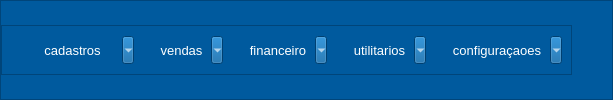
     <widget class="QFrame" name="frame_12">
      <property name="styleSheet">
       <string notr="true">QFrame{
      background-color:#005a9e;
}
</string>
      </property>
      <property name="frameShape">
       <enum>QFrame::StyledPanel</enum>
      </property>
      <property name="frameShadow">
       <enum>QFrame::Raised</enum>
      </property>
      <layout class="QHBoxLayout" name="horizontalLayout_2">
       <property name="leftMargin">
        <number>0</number>
       </property>
       <property name="topMargin">
        <number>0</number>
       </property>
       <property name="rightMargin">
        <number>0</number>
       </property>
       <property name="bottomMargin">
        <number>0</number>
       </property>
       <item>
        <widget class="QFrame" name="framemenuaction">
         <property name="maximumSize">
          <size>
           <width>16777215</width>
           <height>50</height>
          </size>
         </property>
         <property name="styleSheet">
          <string notr="true">QFrame{

        background-color:#005a9e;
}

QToolButton{
        background-color:#005a9e;
        color: white;
        font-size: 13px;
border:none;
padding:5px 15px
}
QToolButton:hover{
	background-color: #0864ae;
}

QToolButton:pressed{
	background-color: #0864ae;
}


QMenu{
	background-color: rgb(0, 85, 255);
text-transform: uppercase;
	color: rgb(0, 0, 0);
	selection-color: rgb(255, 255, 255);
color:white;
}
QMenu::item {
    padding: 2px 25px 2px 20px;
    border: 1px solid transparent; /* reserve space for selection border */
}
QMenu::item:selected {

border:none;
background-color: #0864ae;
}

</string>
         </property>
         <property name="frameShape">
          <enum>QFrame::StyledPanel</enum>
         </property>
         <property name="frameShadow">
          <enum>QFrame::Raised</enum>
         </property>
         <layout class="QHBoxLayout" name="horizontalLayout_4">
          <item>
           <widget class="QToolButton" name="tollcadastro">
            <property name="minimumSize">
             <size>
              <width>123</width>
              <height>0</height>
             </size>
            </property>
            <property name="focusPolicy">
             <enum>Qt::ClickFocus</enum>
            </property>
            <property name="text">
             <string>cadastros</string>
            </property>
            <property name="icon">
             <iconset resource="../assets/file.qrc">
              <normaloff>:/telainicial/telainicial/cadastrosgeral.png</normaloff>:/telainicial/telainicial/cadastrosgeral.png</iconset>
            </property>
            <property name="iconSize">
             <size>
              <width>20</width>
              <height>20</height>
             </size>
            </property>
            <property name="popupMode">
             <enum>QToolButton::MenuButtonPopup</enum>
            </property>
            <property name="toolButtonStyle">
             <enum>Qt::ToolButtonTextBesideIcon</enum>
            </property>
           </widget>
          </item>
          <item>
           <widget class="QToolButton" name="tb_vendas">
            <property name="text">
             <string>vendas</string>
            </property>
            <property name="icon">
             <iconset resource="../assets/file.qrc">
              <normaloff>:/telainicial/telainicial/pdv.png</normaloff>:/telainicial/telainicial/pdv.png</iconset>
            </property>
            <property name="iconSize">
             <size>
              <width>20</width>
              <height>20</height>
             </size>
            </property>
            <property name="popupMode">
             <enum>QToolButton::MenuButtonPopup</enum>
            </property>
            <property name="toolButtonStyle">
             <enum>Qt::ToolButtonTextBesideIcon</enum>
            </property>
           </widget>
          </item>
          <item>
           <widget class="QToolButton" name="toolfinanceiro">
            <property name="focusPolicy">
             <enum>Qt::NoFocus</enum>
            </property>
            <property name="text">
             <string>financeiro</string>
            </property>
            <property name="icon">
             <iconset resource="../assets/file.qrc">
              <normaloff>:/telainicial/telainicial/receber.png</normaloff>:/telainicial/telainicial/receber.png</iconset>
            </property>
            <property name="iconSize">
             <size>
              <width>20</width>
              <height>20</height>
             </size>
            </property>
            <property name="popupMode">
             <enum>QToolButton::MenuButtonPopup</enum>
            </property>
            <property name="toolButtonStyle">
             <enum>Qt::ToolButtonTextBesideIcon</enum>
            </property>
           </widget>
          </item>
          <item>
           <widget class="QToolButton" name="tollutitilitarios">
            <property name="focusPolicy">
             <enum>Qt::ClickFocus</enum>
            </property>
            <property name="text">
             <string>utilitarios</string>
            </property>
            <property name="icon">
             <iconset resource="../assets/file.qrc">
              <normaloff>:/telainicial/telainicial/utilitariosbranco.png</normaloff>:/telainicial/telainicial/utilitariosbranco.png</iconset>
            </property>
            <property name="iconSize">
             <size>
              <width>20</width>
              <height>20</height>
             </size>
            </property>
            <property name="popupMode">
             <enum>QToolButton::MenuButtonPopup</enum>
            </property>
            <property name="toolButtonStyle">
             <enum>Qt::ToolButtonTextBesideIcon</enum>
            </property>
           </widget>
          </item>
          <item>
           <widget class="QToolButton" name="tolconfiguracao">
            <property name="focusPolicy">
             <enum>Qt::ClickFocus</enum>
            </property>
            <property name="text">
             <string>configuraçaoes</string>
            </property>
            <property name="icon">
             <iconset resource="../assets/file.qrc">
              <normaloff>:/novobranco/telainicial/configbranco.png</normaloff>:/novobranco/telainicial/configbranco.png</iconset>
            </property>
            <property name="iconSize">
             <size>
              <width>20</width>
              <height>20</height>
             </size>
            </property>
            <property name="popupMode">
             <enum>QToolButton::MenuButtonPopup</enum>
            </property>
            <property name="toolButtonStyle">
             <enum>Qt::ToolButtonTextBesideIcon</enum>
            </property>
           </widget>
          </item>
         </layout>
        </widget>
       </item>
       <item>
        <spacer name="horizontalSpacer_3">
         <property name="orientation">
          <enum>Qt::Horizontal</enum>
         </property>
         <property name="sizeHint" stdset="0">
          <size>
           <width>40</width>
           <height>20</height>
          </size>
         </property>
        </spacer>
       </item>
      </layout>
     </widget>
